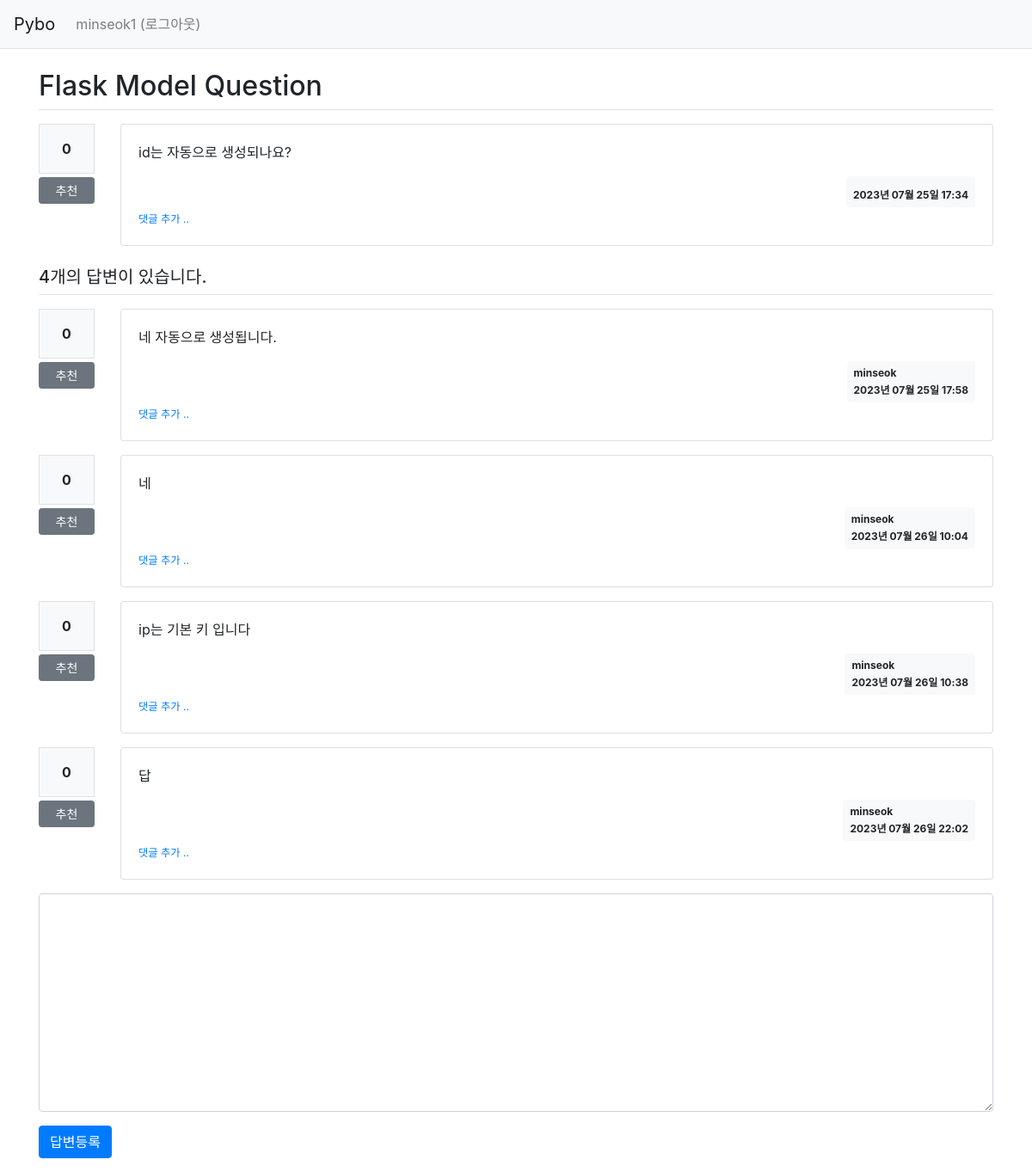
Page /question/detail/2/ (signed in) on the committed database.
### pybo/models.py (models this page shows)
class User(db.Model):
    id = db.Column(db.Integer, primary_key=True)
    username = db.Column(db.String(200), unique=True, nullable=False)
    password = db.Column(db.String(200), nullable=False)
    email = db.Column(db.String(120), unique=True, nullable=False)

class Question(db.Model):
    id = db.Column(db.Integer, primary_key=True)
    subject = db.Column(db.String(200), nullable=False)
    content = db.Column(db.Text(), nullable=False)
    create_date = db.Column(db.DateTime(), nullable=False)
    user_id = db.Column(db.Integer, db.ForeignKey('user.id', ondelete='CASCADE'), nullable=True)
    user = db.relationship('User', backref=db.backref('question_set'))
    modify_date = db.Column(db.DateTime(), nullable=True)
    voter = db.relationship('User', secondary=question_voter, backref=db.backref('question_voter_set'))

class Answer(db.Model):
    id = db.Column(db.Integer, primary_key=True)
    question_id = db.Column(db.Integer, db.ForeignKey('question.id', ondelete='CASCADE'))
    question = db.relationship('Question', backref=db.backref('answer_set', ))
    content = db.Column(db.Text(), nullable=False)
    create_date = db.Column(db.DateTime(), nullable=False)
    user_id = db.Column(db.Integer, db.ForeignKey('user.id', ondelete='CASCADE'), nullable=False)
    user = db.relationship('User', backref=db.backref('answer_set'))
    modify_date = db.Column(db.DateTime(), nullable=True)
    voter = db.relationship('User', secondary=answer_voter, backref=db.backref('answer_voter_set'))

### pybo/views/question_views.py (the view)
@bp.route('/detail/<int:question_id>/')
def detail(question_id):
    form = AnswerForm()
    question = Question.query.get_or_404(question_id)
    return render_template('question/question_detail.html', question=question, form=form)

### pybo/forms.py
class AnswerForm(FlaskForm):
    content = TextAreaField('내용', validators=[DataRequired('내용은 필수 입력 항목입니다.')])

### pybo/filter.py (called while the page is built)
def format_datetime(value, fmt='%Y년 %m월 %d일 %H:%M'):
    return value.strftime(fmt)

### pybo/views/auth_views.py (called while the page is built)
@bp.before_app_request
def load_logged_in_user():
    user_id = session.get('user_id')
    if user_id is None:
        g.user = None
    else:
        g.user = User.query.get(user_id)

### pybo/templates/question/question_detail.html (shortened to what this page needs)
{% extends 'base.html' %}
{% block content %}
<div class="container my-3">
    <h2 class="border-bottom py-2">{{ question.subject }}</h2>
    <div class="row my-3">
        <div class="col-1">
            <div class="bg-light text-center p-3 border font-weight-bolder mb-1">{{ question.voter|length }}</div>
            <a href="#" data-uri="{{ url_for('vote.question', question_id=question.id) }}"
               class="recommend btn btn-sm btn-secondary btn-block my-1">추천</a>
        </div>
        <div class="col-11">
            <div class="card">
                <div class="card-body">
                    <div class="card-text">{{ question.content|markdown }}</div>
                    <div class="d-flex justify-content-end">
                        <div class="badge badge-light p-2 text-left">
                            <div>{{ question.create_date|datetime }}</div>
                        </div>
                    </div>
                    <div>
                        <a href="{{ url_for('comment.create_question', question_id=question.id) }}"
                           class="small"><small>댓글 추가 ..</small></a>
                    </div>
                </div>
            </div>
        </div>
    </div>
    <h5 class="border-bottom my-3 py-2">{{ question.answer_set|length }}개의 답변이 있습니다.</h5>
    {% for answer in question.answer_set %}
    <div class="row my-3">
        <div class="col-1">
            <div class="bg-light text-center p-3 border font-weight-bolder mb-1">{{ answer.voter|length }}</div>
            <a href="#" data-uri="{{ url_for('vote.answer', answer_id=answer.id) }}"
                class="recommend btn btn-sm btn-secondary btn-block my-1">추천</a>
        </div>
        <div class="col-11">
            <div class="card">
                <div class="card-body">
                    <div class="card-text">{{ answer.content|markdown }}</div>
                    <div class="d-flex justify-content-end">
                        <div class="badge badge-light p-2 text-left">
                            <div class="mb-2">{{ answer.user.username }}</div>
                            <div>{{ answer.create_date|datetime }}</div>
                        </div>
                    </div>
                    <div>
                        <a href="{{ url_for('comment.create_answer', answer_id=answer.id) }}"
                           class="small"><small>댓글 추가 ..</small></a>
                    </div>
                </div>
            </div>
        </div>
    </div>
    {% endfor %}
    <form action="{{ url_for('answer.create', question_id=question.id) }}" method="post" class="my-3">
        <div class="form-group">
            <textarea {% if not g.user %}disabled{% endif %}
                    name="content" id="content" class="form-control" rows="10"></textarea>
        </div>
        <input type="submit" value="답변등록" class="btn btn-primary">
    </form>
</div>
{% endblock %}

### pybo/templates/navbar.html (shortened to what this page needs)
<nav class="navbar navbar-expand-lg navbar-light bg-light border-bottom">
  <a class="navbar-brand" href="{{ url_for('main.index') }}">Pybo</a>
  <div class="collapse navbar-collapse flex-grow-0" id="navbarNav">
    {% if g.user %}
    <ul class="navbar-nav">
      <li class="nav-item">
        <a class="nav-link" href="{{ url_for('auth.logout') }}">{{ g.user.username }} (로그아웃)</a>
      </li>
    </ul>
    {% endif %}
  </div>
</nav>

### rows in the picture
User: user.username "minseok1"
Question: subject "Flask Model Question", content "id는 자동으로 생성되나요?", create_date "2023년 07월 25일 17:34"
Answer: voter|length "0", content "네 자동으로 생성됩니다.", user.username "minseok", create_date "2023년 07월 25일 17:58"
Answer: voter|length "0", content "네", user.username "minseok", create_date "2023년 07월 26일 10:04"
Answer: voter|length "0", content "ip는 기본 키 입니다", user.username "minseok", create_date "2023년 07월 26일 10:38"
Answer: voter|length "0", content "답", user.username "minseok", create_date "2023년 07월 26일 22:02"

### other values in the picture
{{ question.voter|length }} "0"
{{ question.answer_set|length }} "4"
